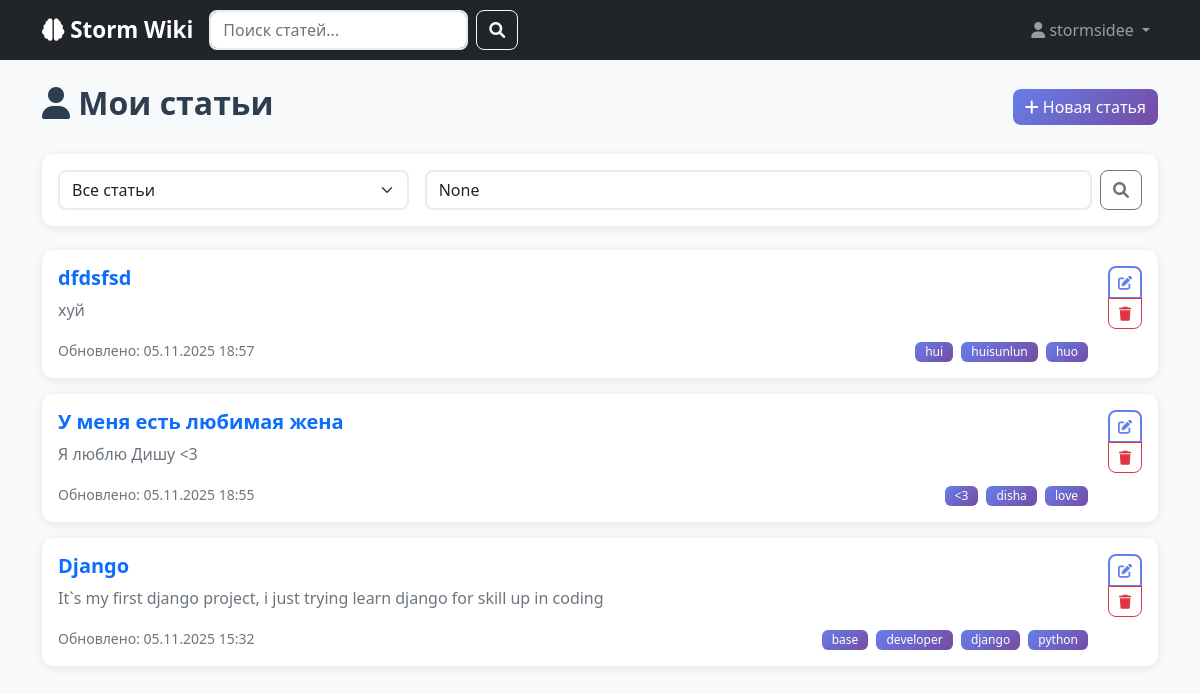
Page /my-articles/ (signed in) on the earlier database version.
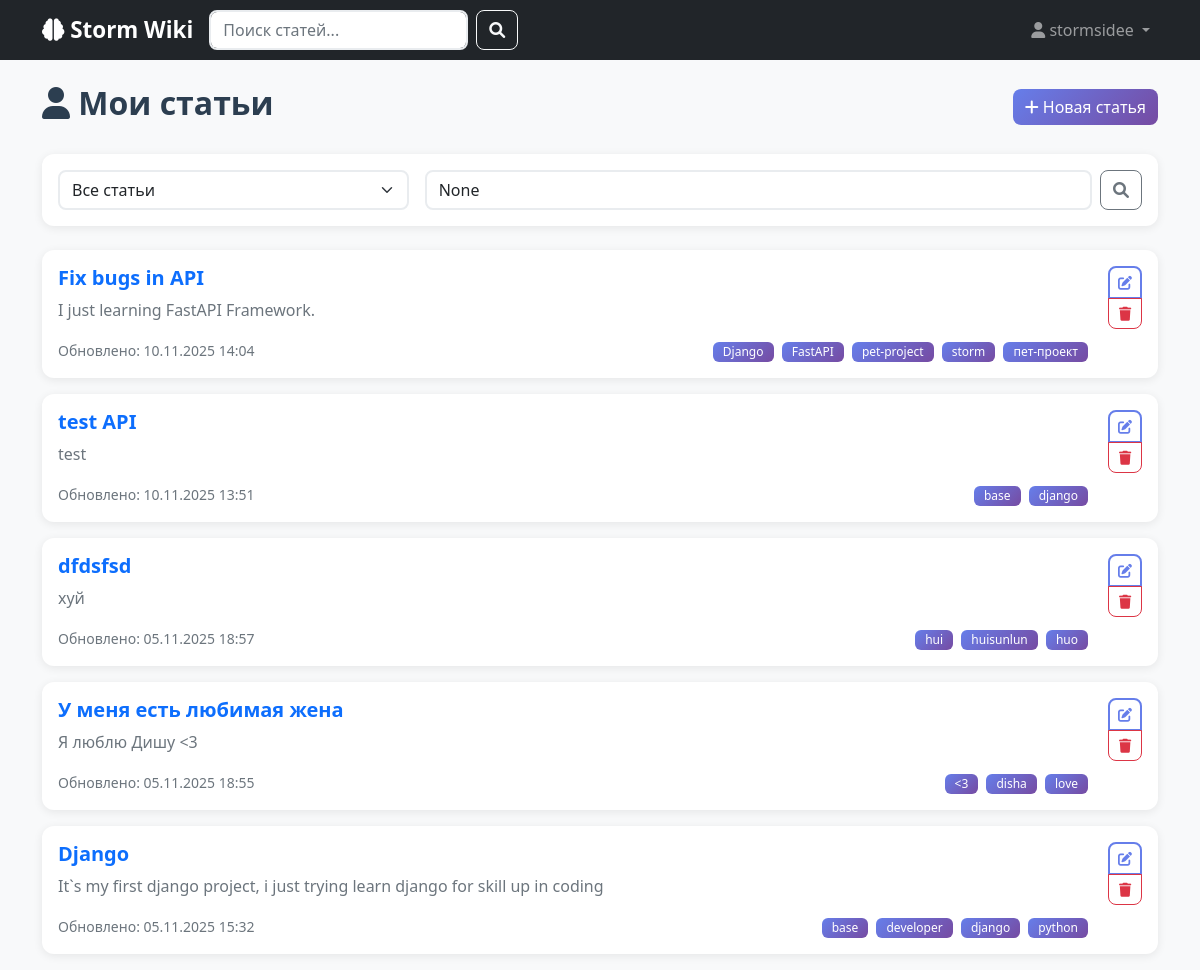
Same page on the later database version.
### app/models.py (models this page shows, shortened)
class Article(models.Model):
    title = models.CharField(max_length=200, verbose_name='Заголовок')
    content = models.TextField(verbose_name='Содержание')
    tags = models.ManyToManyField(Tag, blank=True, verbose_name='Теги')
    author = models.ForeignKey(User, on_delete=models.CASCADE, verbose_name='Автор')
    created_at = models.DateTimeField(auto_now_add=True, verbose_name='Создано')
    updated_at = models.DateTimeField(auto_now=True, verbose_name='Обновлено')
    is_published = models.BooleanField(default=True, verbose_name='Опубликовано')
    class Meta:
        verbose_name = 'Статья'
        verbose_name_plural = 'Статьи'
        ordering = ['-updated_at']
        indexes = [
            models.Index(fields=['title']),
            models.Index(fields=['created_at']),
        ]

class Tag(models.Model):
    name = models.CharField(max_length=50, unique=True, verbose_name='Заголовок')
    created_at = models.DateTimeField(auto_now_add=True)
    class Meta:
        verbose_name = 'Тег'
        verbose_name_plural = 'Теги'
        ordering = ['name']

### app/views.py (the view)
# urls.py: path('my-articles/', views.my_articles, name='my_articles'),
@login_required
def my_articles(request):
    articles = Article.objects.filter(author=request.user)
    query = request.GET.get('q')
    if query:
        articles = articles.filter(
            Q(title__icontains=query) |
            Q(content__icontains=query)
        )
    status_filter = request.GET.get('status')
    if status_filter == 'published':
        articles = articles.filter(is_published=True)
    elif status_filter == 'draft':
        articles = articles.filter(is_published=False)
    paginator = Paginator(articles, 10)
    page_number = request.GET.get('page')
    page_obj = paginator.get_page(page_number)
    context = {
        'articles': page_obj,
        'page_obj': page_obj,
        'query': query,
        'status_filter': status_filter,
    }
    return render(request, 'my_articles.html', context)

### app/templates/my_articles.html (shortened to what this page needs)
{% extends 'index.html' %}
{% block content %}
<div class="d-flex justify-content-between align-items-center mb-4">
    <h2><i class="fas fa-user"></i> Мои статьи</h2>
    <a href="{% url 'article_create' %}" class="btn btn-primary">
        <i class="fas fa-plus"></i> Новая статья
    </a>
</div>
<div class="card mb-4">
    <div class="card-body">
        <div class="row g-3">
            <div class="col-md-4">
                <select class="form-select" onchange="window.location.href=this.value">
                    <option value="?status=all">Все статьи</option>
                </select>
            </div>
            <div class="col-md-8">
                <form method="get" class="d-flex">
                    <input type="text" name="q" class="form-control me-2"
                           placeholder="Поиск по моим статьям..." value="{{ query }}">
                    <button type="submit" class="btn btn-outline-secondary">
                        <i class="fas fa-search"></i>
                    </button>
                </form>
            </div>
        </div>
    </div>
</div>
{% for article in articles %}
<div class="card mb-3">
    <div class="card-body">
        <div class="d-flex justify-content-between align-items-start">
            <div class="flex-grow-1">
                <h5 class="card-title">
                    <a href="{% url 'article_detail' article.pk %}" class="text-decoration-none">
                        {{ article.title }}
                    </a>
                </h5>
                <p class="card-text text-muted">
                    {{ article.content|truncatewords:30 }}
                </p>
                <div class="d-flex justify-content-between align-items-center">
                    <small class="text-muted">
                        Обновлено: {{ article.updated_at|date:"d.m.Y H:i" }}
                    </small>
                    <div>
                        {% for tag in article.tags.all %}
                        <span class="badge tag me-1">{{ tag.name }}</span>
                        {% endfor %}
                    </div>
                </div>
            </div>
            <div class="btn-group-vertical ms-3">
                <a href="{% url 'article_edit' article.pk %}" class="btn btn-sm btn-outline-primary">
                    <i class="fas fa-edit"></i>
                </a>
                <a href="{% url 'article_delete' article.pk %}" class="btn btn-sm btn-outline-danger">
                    <i class="fas fa-trash"></i>
                </a>
            </div>
        </div>
    </div>
</div>
{% endfor %}
{% endblock %}

Differences in the rows shown:
added Article: title "Fix bugs in API", content "I just learning FastAPI Framework.", updated_at "10.11.2025 14:04"
added Tag: name "Django", shown under "Fix bugs in API"
added Tag: name "FastAPI", shown under "Fix bugs in API"
added Tag: name "pet-project", shown under "Fix bugs in API"
added Tag: name "storm", shown under "Fix bugs in API"
added Tag: name "пет-проект", shown under "Fix bugs in API"
added Article: title "test API", content "test", updated_at "10.11.2025 13:51", Tag (name "base"), Tag (name "django")
